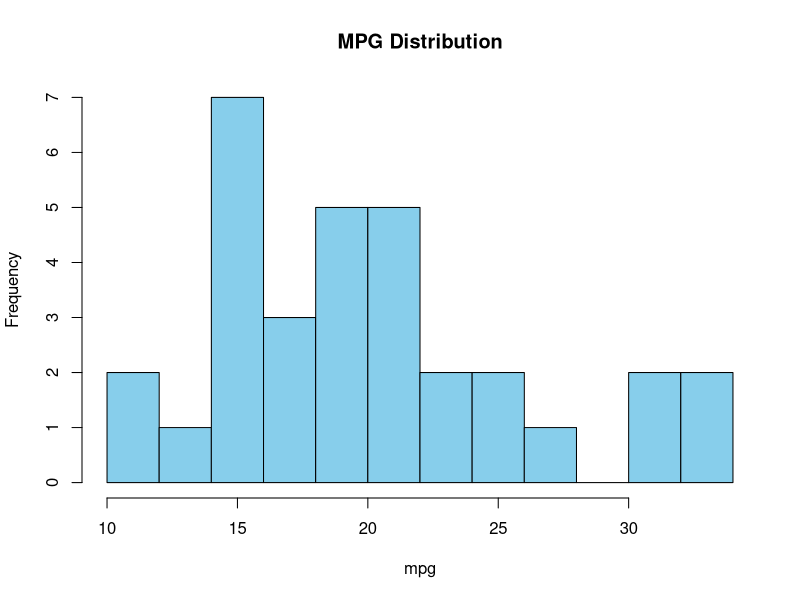
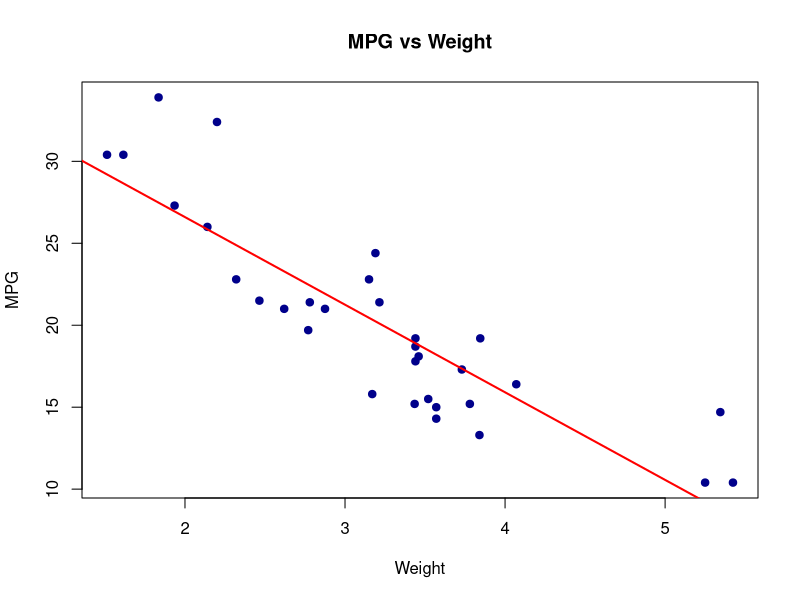

Source code (R) for these figures, in order:
# basic_eda.R
# Basic exploratory data analysis with mtcars

data(mtcars)

cat("Rows:", nrow(mtcars), "\n")
cat("Cols:", ncol(mtcars), "\n\n")

cat("Summary statistics:\n")
print(summary(mtcars))

# Correlation matrix (numeric columns)
cat("\nCorrelation matrix:\n")
print(round(cor(mtcars), 2))

# Simple plots
png("examples_r_analysis/output_mtcars_hist.png", width = 900, height = 600)
hist(mtcars$mpg, breaks = 10, main = "MPG Distribution", xlab = "mpg", col = "skyblue")
dev.off()

png("examples_r_analysis/output_mtcars_scatter.png", width = 900, height = 600)
plot(mtcars$wt, mtcars$mpg,
     main = "MPG vs Weight",
     xlab = "Weight",
     ylab = "MPG",
     pch = 19,
     col = "darkblue")
abline(lm(mpg ~ wt, data = mtcars), col = "red", lwd = 2)
dev.off()

cat("\nSaved: output_mtcars_hist.png, output_mtcars_scatter.png\n")
